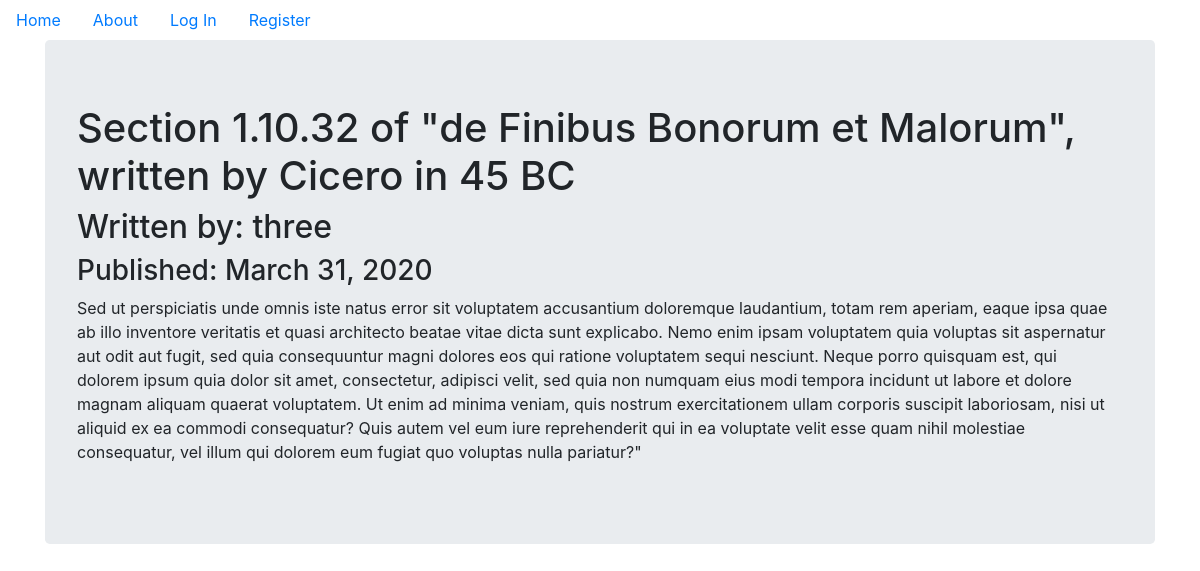
/7, run on the app's committed database.
### puppycompanyblog/models.py (models this page shows, shortened)
class BlogPost(db.Model):
    users = db.relationship(User)
    id = db.Column(db.Integer,primary_key=True)
    user_id = db.Column(db.Integer,db.ForeignKey('users.id'),nullable=False)
    date = db.Column(db.DateTime,nullable=False,default=datetime.utcnow)
    title = db.Column(db.String(140),nullable=False)
    text = db.Column(db.Text,nullable=False)

class User(db.Model,UserMixin):
    __tablename__ = 'users'
    id = db.Column(db.Integer,primary_key=True)
    profile_image = db.Column(db.String(64),nullable=False,default='default_profile.png')
    email = db.Column(db.String(64),unique=True,index=True)
    username = db.Column(db.String(64),unique=True,index=True)
    password_hash = db.Column(db.String(128))
    posts = db.relationship('BlogPost',backref='author',lazy=True)

### puppycompanyblog/users/views.py (the view)
@users.route("/<username>")
def user_posts(username):
    page = request.args.get('page',1,type=int)
    user = User.query.filter_by(username=username).first_or_404()
    blog_posts = BlogPost.query.filter_by(author=user).order_by(BlogPost.date.desc()).paginate(page=page,per_page=5)
    return render_template('user_blog_posts.html',blog_posts=blog_posts,user=user)

### puppycompanyblog/blog_posts/views.py (called while the page is built)
@blog_posts.route('/<int:blog_post_id>')
def blog_post(blog_post_id):
    blog_post = BlogPost.query.get_or_404(blog_post_id)
    return render_template('blog_post.html',title=blog_post.title,
                            date=blog_post.date,post=blog_post
    )

### puppycompanyblog/templates/blog_post.html (shortened to what this page needs)
{% extends "base.html" %}
{% block content %}
<div class="jumbotron">
    <h1>{{ post.title }}</h1>
    <h2>Written by: {{post.author.username}}</h2>
    <h3>Published: {{ post.date.strftime('%B %d, %Y') }}</h3>
    <p>{{post.text}}</p>
</div>
{% endblock content %}

### data on the page
BlogPost: title "Section 1.10.32 of \"de Finibus Bonorum et Malorum\", written by Cicero in 45 BC", date "March 31, 2020", text "Sed ut perspiciatis unde omnis iste natus error sit voluptatem accusantium doloremque laudantium, totam rem aperiam, eaque ipsa quae ab illo inventore veritatis et quasi architecto beatae vitae dicta sunt explicabo. Nemo enim ipsam voluptatem quia voluptas sit aspernatur aut odit aut fugit, sed quia consequuntur magni dolores eos qui ratione voluptatem sequi nesciunt. Neque porro quisquam est, qui dolorem ipsum quia dolor sit amet, consectetur, adipisci velit, sed quia non numquam eius modi tempora incidunt ut labore et dolore magnam aliquam quaerat voluptatem. Ut enim ad minima veniam, quis nostrum exercitationem ullam corporis suscipit laboriosam, nisi ut aliquid ex ea commodi…"
User: author.username "three"
